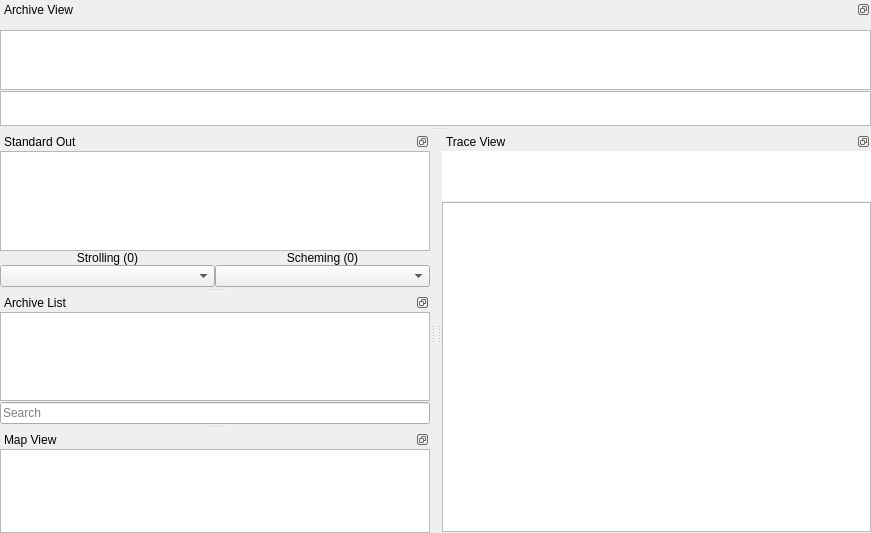
<?xml version="1.0" encoding="UTF-8"?>
<ui version="4.0">
 <class>MainWindow</class>
 <widget class="QMainWindow" name="MainWindow">
  <property name="geometry">
   <rect>
    <x>0</x>
    <y>0</y>
    <width>871</width>
    <height>527</height>
   </rect>
  </property>
  <property name="windowTitle">
   <string>Lazylyst</string>
  </property>
  <property name="dockNestingEnabled">
   <bool>true</bool>
  </property>
  <widget class="QWidget" name="mainLayout">
   <property name="enabled">
    <bool>true</bool>
   </property>
   <property name="sizePolicy">
    <sizepolicy hsizetype="Maximum" vsizetype="Maximum">
     <horstretch>0</horstretch>
     <verstretch>0</verstretch>
    </sizepolicy>
   </property>
   <property name="minimumSize">
    <size>
     <width>0</width>
     <height>0</height>
    </size>
   </property>
  </widget>
  <widget class="QDockWidget" name="textOutDock">
   <property name="sizePolicy">
    <sizepolicy hsizetype="Preferred" vsizetype="Preferred">
     <horstretch>0</horstretch>
     <verstretch>0</verstretch>
    </sizepolicy>
   </property>
   <property name="minimumSize">
    <size>
     <width>181</width>
     <height>155</height>
    </size>
   </property>
   <property name="maximumSize">
    <size>
     <width>524287</width>
     <height>524287</height>
    </size>
   </property>
   <property name="features">
    <set>QDockWidget::DockWidgetFloatable|QDockWidget::DockWidgetMovable</set>
   </property>
   <property name="windowTitle">
    <string>Standard Out</string>
   </property>
   <attribute name="dockWidgetArea">
    <number>1</number>
   </attribute>
   <widget class="QWidget" name="textOutLayout">
    <layout class="QVBoxLayout" name="verticalLayout_2">
     <property name="spacing">
      <number>0</number>
     </property>
     <property name="leftMargin">
      <number>0</number>
     </property>
     <property name="topMargin">
      <number>0</number>
     </property>
     <property name="rightMargin">
      <number>0</number>
     </property>
     <property name="bottomMargin">
      <number>0</number>
     </property>
     <item>
      <widget class="QTextBrowser" name="textOutBrowser">
       <property name="sizePolicy">
        <sizepolicy hsizetype="Expanding" vsizetype="Expanding">
         <horstretch>0</horstretch>
         <verstretch>0</verstretch>
        </sizepolicy>
       </property>
      </widget>
     </item>
     <item>
      <layout class="QGridLayout" name="textOutGridLayout">
       <item row="0" column="0">
        <widget class="QLabel" name="strollingLabel">
         <property name="text">
          <string>Strolling (0)</string>
         </property>
         <property name="alignment">
          <set>Qt::AlignCenter</set>
         </property>
        </widget>
       </item>
       <item row="1" column="0">
        <widget class="QComboBox" name="strollComboBox">
         <property name="insertPolicy">
          <enum>QComboBox::InsertAlphabetically</enum>
         </property>
        </widget>
       </item>
       <item row="0" column="1">
        <widget class="QLabel" name="schemingLabel">
         <property name="text">
          <string>Scheming (0)</string>
         </property>
         <property name="alignment">
          <set>Qt::AlignCenter</set>
         </property>
        </widget>
       </item>
       <item row="1" column="1">
        <widget class="QComboBox" name="schemeComboBox">
         <property name="insertPolicy">
          <enum>QComboBox::InsertAlphabetically</enum>
         </property>
        </widget>
       </item>
      </layout>
     </item>
    </layout>
   </widget>
  </widget>
  <widget class="QDockWidget" name="archiveListDock">
   <property name="sizePolicy">
    <sizepolicy hsizetype="Preferred" vsizetype="Preferred">
     <horstretch>0</horstretch>
     <verstretch>0</verstretch>
    </sizepolicy>
   </property>
   <property name="minimumSize">
    <size>
     <width>96</width>
     <height>131</height>
    </size>
   </property>
   <property name="maximumSize">
    <size>
     <width>524287</width>
     <height>524287</height>
    </size>
   </property>
   <property name="features">
    <set>QDockWidget::DockWidgetFloatable|QDockWidget::DockWidgetMovable</set>
   </property>
   <property name="windowTitle">
    <string>Archive List</string>
   </property>
   <attribute name="dockWidgetArea">
    <number>1</number>
   </attribute>
   <widget class="QWidget" name="archiveListLayout">
    <property name="sizePolicy">
     <sizepolicy hsizetype="Preferred" vsizetype="Preferred">
      <horstretch>0</horstretch>
      <verstretch>0</verstretch>
     </sizepolicy>
    </property>
    <property name="maximumSize">
     <size>
      <width>16777215</width>
      <height>16777215</height>
     </size>
    </property>
    <layout class="QVBoxLayout" name="verticalLayout" stretch="0,0">
     <property name="spacing">
      <number>1</number>
     </property>
     <property name="leftMargin">
      <number>0</number>
     </property>
     <property name="topMargin">
      <number>0</number>
     </property>
     <property name="rightMargin">
      <number>0</number>
     </property>
     <property name="bottomMargin">
      <number>0</number>
     </property>
     <item>
      <widget class="ArchiveListWidget" name="archiveList">
       <property name="sizePolicy">
        <sizepolicy hsizetype="Expanding" vsizetype="Expanding">
         <horstretch>0</horstretch>
         <verstretch>0</verstretch>
        </sizepolicy>
       </property>
       <property name="minimumSize">
        <size>
         <width>0</width>
         <height>0</height>
        </size>
       </property>
       <property name="maximumSize">
        <size>
         <width>16777215</width>
         <height>16777215</height>
        </size>
       </property>
      </widget>
     </item>
     <item>
      <widget class="QLineEdit" name="archiveListLineEdit">
       <property name="cursor">
        <cursorShape>IBeamCursor</cursorShape>
       </property>
       <property name="placeholderText">
        <string>Search</string>
       </property>
      </widget>
     </item>
    </layout>
   </widget>
  </widget>
  <widget class="QDockWidget" name="mapDock">
   <property name="sizePolicy">
    <sizepolicy hsizetype="Preferred" vsizetype="Preferred">
     <horstretch>0</horstretch>
     <verstretch>0</verstretch>
    </sizepolicy>
   </property>
   <property name="minimumSize">
    <size>
     <width>78</width>
     <height>103</height>
    </size>
   </property>
   <property name="maximumSize">
    <size>
     <width>524287</width>
     <height>524287</height>
    </size>
   </property>
   <property name="features">
    <set>QDockWidget::DockWidgetFloatable|QDockWidget::DockWidgetMovable</set>
   </property>
   <property name="windowTitle">
    <string>Map View</string>
   </property>
   <attribute name="dockWidgetArea">
    <number>1</number>
   </attribute>
   <widget class="QWidget" name="mayLayout">
    <layout class="QVBoxLayout" name="verticalLayout_6">
     <property name="spacing">
      <number>1</number>
     </property>
     <property name="leftMargin">
      <number>0</number>
     </property>
     <property name="topMargin">
      <number>0</number>
     </property>
     <property name="rightMargin">
      <number>0</number>
     </property>
     <property name="bottomMargin">
      <number>0</number>
     </property>
     <item>
      <widget class="MapWidget" name="mapWidget"/>
     </item>
    </layout>
   </widget>
  </widget>
  <widget class="QDockWidget" name="archiveViewDock">
   <property name="sizePolicy">
    <sizepolicy hsizetype="Preferred" vsizetype="Preferred">
     <horstretch>0</horstretch>
     <verstretch>0</verstretch>
    </sizepolicy>
   </property>
   <property name="minimumSize">
    <size>
     <width>78</width>
     <height>126</height>
    </size>
   </property>
   <property name="maximumSize">
    <size>
     <width>524287</width>
     <height>524287</height>
    </size>
   </property>
   <property name="features">
    <set>QDockWidget::DockWidgetFloatable|QDockWidget::DockWidgetMovable</set>
   </property>
   <property name="windowTitle">
    <string>Archive View</string>
   </property>
   <attribute name="dockWidgetArea">
    <number>4</number>
   </attribute>
   <widget class="QWidget" name="archiveViewLayout">
    <property name="sizePolicy">
     <sizepolicy hsizetype="Expanding" vsizetype="Expanding">
      <horstretch>0</horstretch>
      <verstretch>0</verstretch>
     </sizepolicy>
    </property>
    <layout class="QVBoxLayout" name="verticalLayout_3" stretch="0,0,0,0">
     <property name="spacing">
      <number>1</number>
     </property>
     <property name="leftMargin">
      <number>0</number>
     </property>
     <property name="topMargin">
      <number>0</number>
     </property>
     <property name="rightMargin">
      <number>0</number>
     </property>
     <property name="bottomMargin">
      <number>0</number>
     </property>
     <item>
      <layout class="QHBoxLayout" name="archiveViewTextLayout">
       <property name="spacing">
        <number>0</number>
       </property>
       <item>
        <widget class="DblClickLabelWidget" name="archiveSpanT0Label">
         <property name="sizePolicy">
          <sizepolicy hsizetype="Preferred" vsizetype="Preferred">
           <horstretch>0</horstretch>
           <verstretch>0</verstretch>
          </sizepolicy>
         </property>
         <property name="minimumSize">
          <size>
           <width>0</width>
           <height>10</height>
          </size>
         </property>
         <property name="maximumSize">
          <size>
           <width>16777215</width>
           <height>16777215</height>
          </size>
         </property>
         <property name="font">
          <font>
           <pointsize>10</pointsize>
          </font>
         </property>
         <property name="text">
          <string/>
         </property>
        </widget>
       </item>
       <item>
        <widget class="DblClickLabelWidget" name="archiveSpanT1Label">
         <property name="sizePolicy">
          <sizepolicy hsizetype="Preferred" vsizetype="Preferred">
           <horstretch>0</horstretch>
           <verstretch>0</verstretch>
          </sizepolicy>
         </property>
         <property name="minimumSize">
          <size>
           <width>0</width>
           <height>10</height>
          </size>
         </property>
         <property name="maximumSize">
          <size>
           <width>16777215</width>
           <height>16777215</height>
          </size>
         </property>
         <property name="font">
          <font>
           <pointsize>10</pointsize>
          </font>
         </property>
         <property name="text">
          <string/>
         </property>
        </widget>
       </item>
       <item>
        <spacer name="horizontalSpacer">
         <property name="orientation">
          <enum>Qt::Horizontal</enum>
         </property>
         <property name="sizeType">
          <enum>QSizePolicy::Expanding</enum>
         </property>
         <property name="sizeHint" stdset="0">
          <size>
           <width>0</width>
           <height>0</height>
          </size>
         </property>
        </spacer>
       </item>
      </layout>
     </item>
     <item>
      <widget class="ArchiveSpanWidget" name="archiveSpan">
       <property name="sizePolicy">
        <sizepolicy hsizetype="Expanding" vsizetype="Maximum">
         <horstretch>0</horstretch>
         <verstretch>0</verstretch>
        </sizepolicy>
       </property>
       <property name="minimumSize">
        <size>
         <width>0</width>
         <height>20</height>
        </size>
       </property>
       <property name="maximumSize">
        <size>
         <width>16777215</width>
         <height>65</height>
        </size>
       </property>
      </widget>
     </item>
     <item>
      <widget class="ArchiveEventWidget" name="archiveEvent">
       <property name="sizePolicy">
        <sizepolicy hsizetype="Expanding" vsizetype="MinimumExpanding">
         <horstretch>0</horstretch>
         <verstretch>0</verstretch>
        </sizepolicy>
       </property>
       <property name="minimumSize">
        <size>
         <width>0</width>
         <height>20</height>
        </size>
       </property>
       <property name="maximumSize">
        <size>
         <width>16777215</width>
         <height>40</height>
        </size>
       </property>
      </widget>
     </item>
     <item>
      <spacer name="verticalSpacer">
       <property name="orientation">
        <enum>Qt::Vertical</enum>
       </property>
       <property name="sizeHint" stdset="0">
        <size>
         <width>0</width>
         <height>0</height>
        </size>
       </property>
      </spacer>
     </item>
    </layout>
   </widget>
  </widget>
  <widget class="QDockWidget" name="traceViewDock">
   <property name="sizePolicy">
    <sizepolicy hsizetype="Preferred" vsizetype="Preferred">
     <horstretch>0</horstretch>
     <verstretch>0</verstretch>
    </sizepolicy>
   </property>
   <property name="minimumSize">
    <size>
     <width>80</width>
     <height>82</height>
    </size>
   </property>
   <property name="features">
    <set>QDockWidget::DockWidgetFloatable|QDockWidget::DockWidgetMovable</set>
   </property>
   <property name="windowTitle">
    <string>Trace View</string>
   </property>
   <attribute name="dockWidgetArea">
    <number>2</number>
   </attribute>
   <widget class="QWidget" name="traceViewLayout">
    <layout class="QVBoxLayout" name="verticalLayout_4">
     <property name="leftMargin">
      <number>0</number>
     </property>
     <property name="topMargin">
      <number>0</number>
     </property>
     <property name="rightMargin">
      <number>0</number>
     </property>
     <property name="bottomMargin">
      <number>0</number>
     </property>
     <item>
      <widget class="QSplitter" name="traceSplitter">
       <property name="frameShape">
        <enum>QFrame::NoFrame</enum>
       </property>
       <property name="lineWidth">
        <number>0</number>
       </property>
       <property name="orientation">
        <enum>Qt::Vertical</enum>
       </property>
       <property name="handleWidth">
        <number>1</number>
       </property>
       <property name="childrenCollapsible">
        <bool>false</bool>
       </property>
       <widget class="QWidget" name="verticalLayoutWidget">
        <layout class="QVBoxLayout" name="timeImageLayout">
         <property name="spacing">
          <number>1</number>
         </property>
         <property name="sizeConstraint">
          <enum>QLayout::SetDefaultConstraint</enum>
         </property>
         <item>
          <widget class="TimeWidget" name="timeWidget">
           <property name="sizePolicy">
            <sizepolicy hsizetype="Expanding" vsizetype="Maximum">
             <horstretch>0</horstretch>
             <verstretch>0</verstretch>
            </sizepolicy>
           </property>
           <property name="minimumSize">
            <size>
             <width>0</width>
             <height>0</height>
            </size>
           </property>
           <property name="maximumSize">
            <size>
             <width>16777215</width>
             <height>50</height>
            </size>
           </property>
           <property name="baseSize">
            <size>
             <width>0</width>
             <height>0</height>
            </size>
           </property>
           <property name="frameShape">
            <enum>QFrame::NoFrame</enum>
           </property>
          </widget>
         </item>
         <item>
          <widget class="ImageWidget" name="imageWidget">
           <property name="sizePolicy">
            <sizepolicy hsizetype="Expanding" vsizetype="MinimumExpanding">
             <horstretch>0</horstretch>
             <verstretch>0</verstretch>
            </sizepolicy>
           </property>
           <property name="minimumSize">
            <size>
             <width>0</width>
             <height>1</height>
            </size>
           </property>
          </widget>
         </item>
        </layout>
       </widget>
       <widget class="QWidget" name="verticalLayoutWidget_2">
        <layout class="QVBoxLayout" name="traceLayout">
         <property name="spacing">
          <number>1</number>
         </property>
        </layout>
       </widget>
      </widget>
     </item>
    </layout>
   </widget>
  </widget>
 </widget>
 <customwidgets>
  <customwidget>
   <class>TimeWidget</class>
   <extends>QGraphicsView</extends>
   <header>TemporalWidgets.h</header>
  </customwidget>
  <customwidget>
   <class>ArchiveSpanWidget</class>
   <extends>QGraphicsView</extends>
   <header>TemporalWidgets.h</header>
  </customwidget>
  <customwidget>
   <class>ArchiveListWidget</class>
   <extends>QListWidget</extends>
   <header>TemporalWidgets.h</header>
  </customwidget>
  <customwidget>
   <class>ArchiveEventWidget</class>
   <extends>QGraphicsView</extends>
   <header>TemporalWidgets.h</header>
  </customwidget>
  <customwidget>
   <class>DblClickLabelWidget</class>
   <extends>QLabel</extends>
   <header>CustomWidgets.h</header>
  </customwidget>
  <customwidget>
   <class>MapWidget</class>
   <extends>QGraphicsView</extends>
   <header>MapWidgets.h</header>
  </customwidget>
  <customwidget>
   <class>ImageWidget</class>
   <extends>QGraphicsView</extends>
   <header>TemporalWidgets.h</header>
  </customwidget>
 </customwidgets>
 <resources/>
 <connections/>
</ui>
